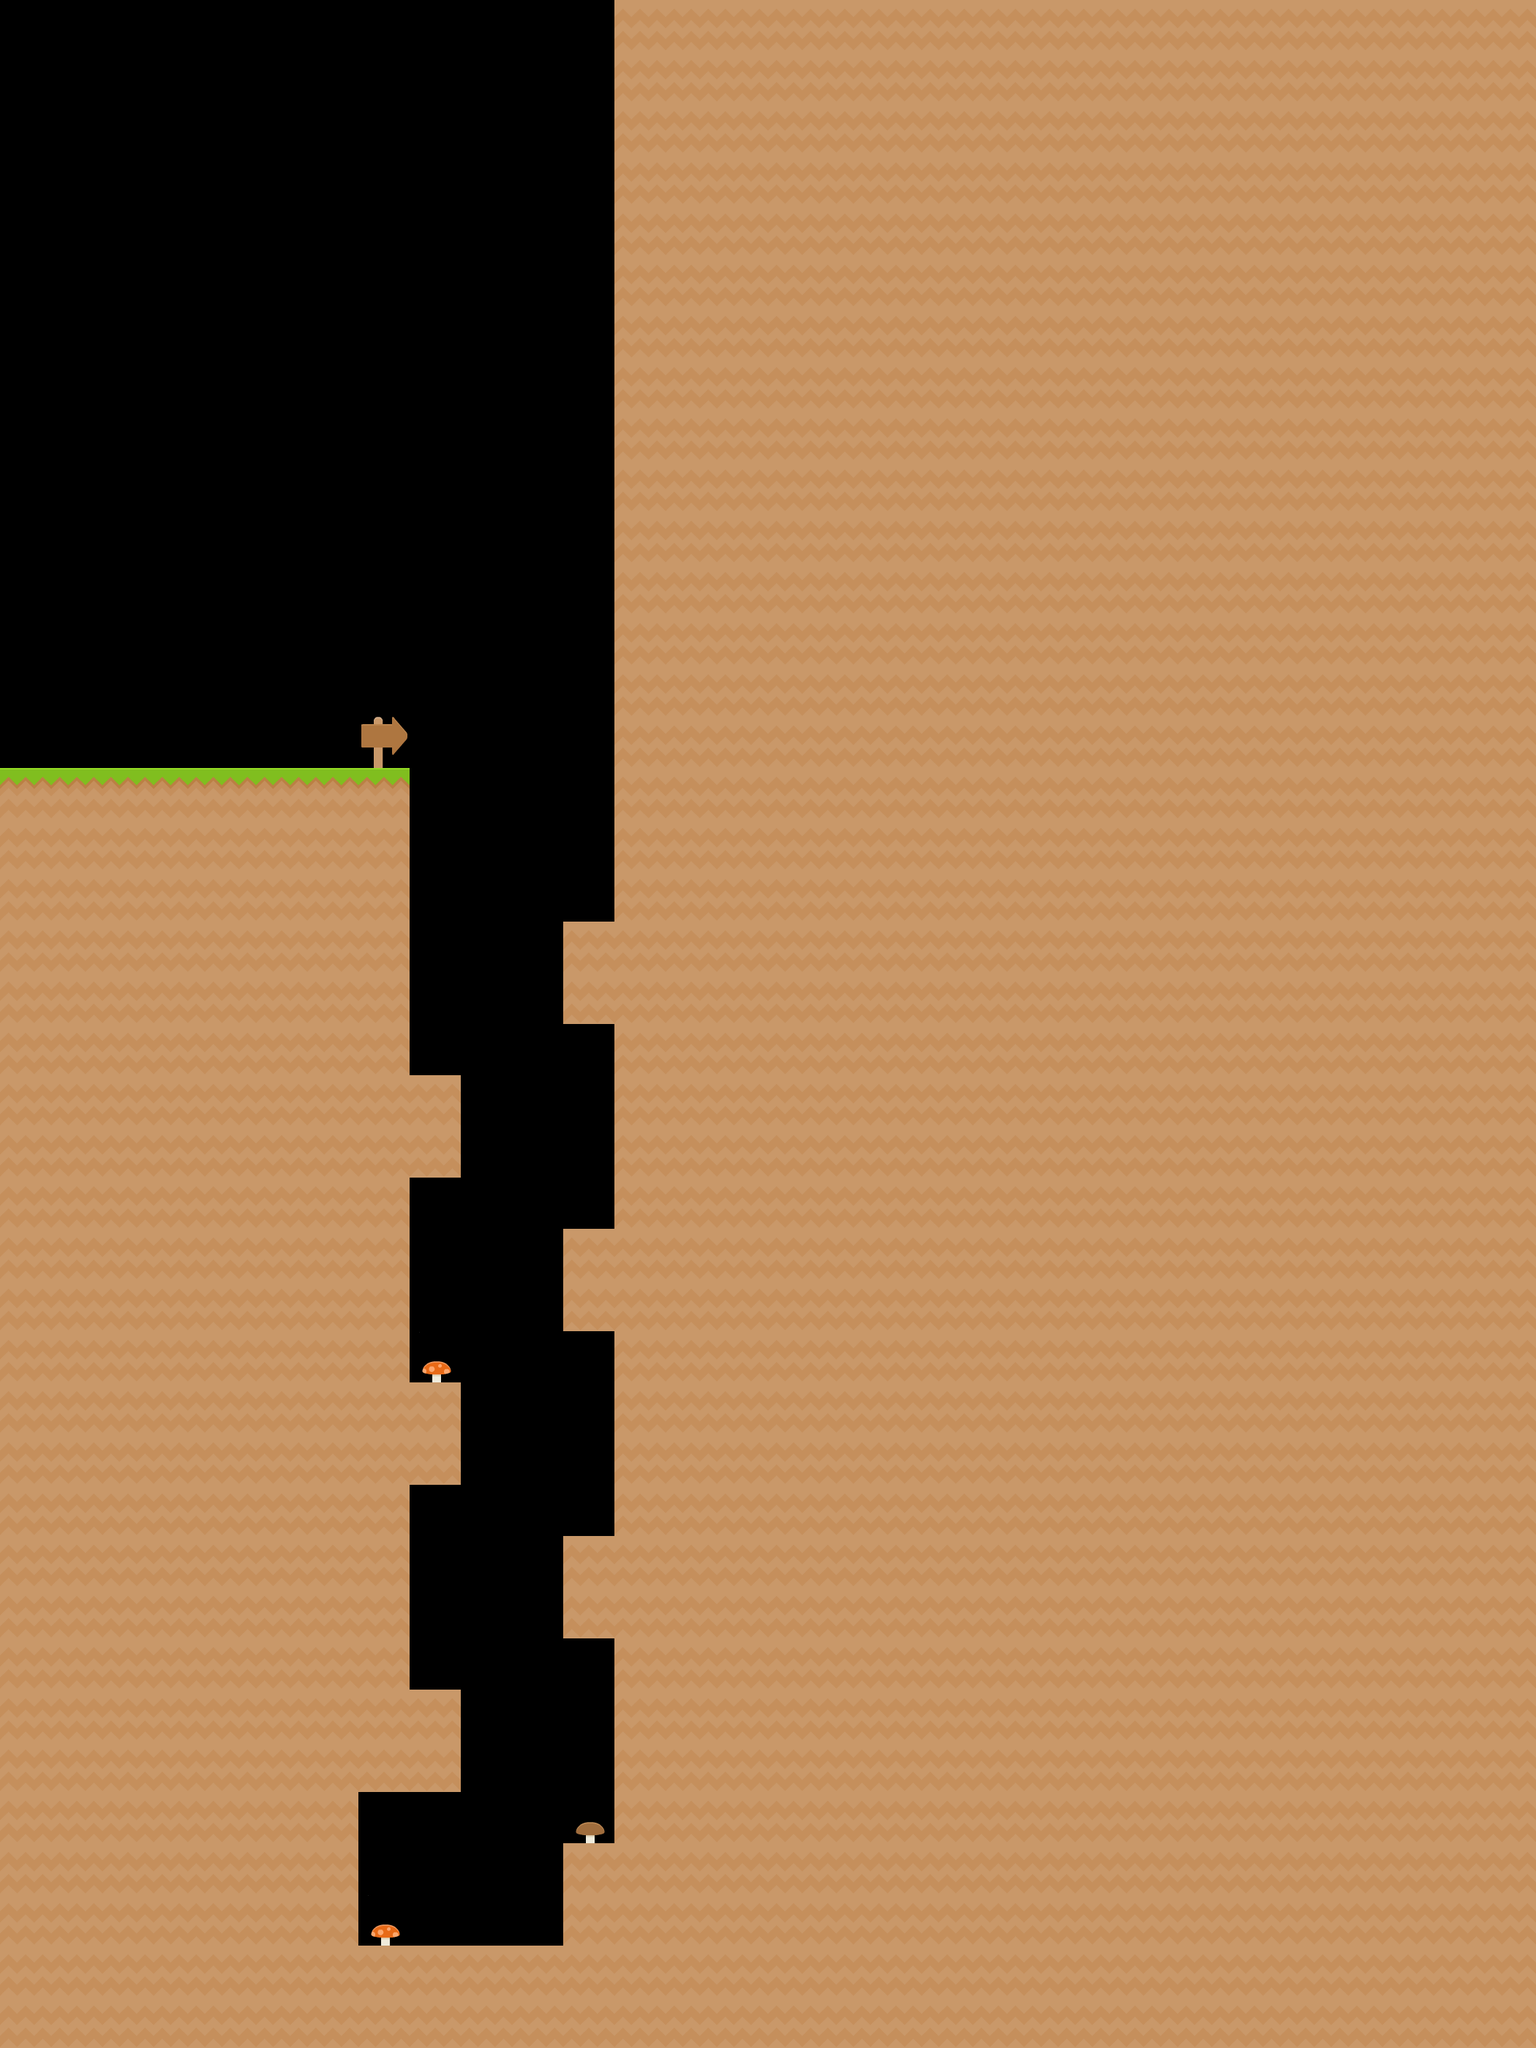

Rendered tile map (Tiled .tmx) drawn with the repository's tilesets; below, a short description and the map source with its tile grids summarised:
An orthogonal 30x40 tile map with 70x70 px tiles, 2 tile layers (Background, Platforms), 2 tilesets and 5 objects (2x Slime, Player, Gem, Exit).

<map version="1.0" orientation="orthogonal" width="30" height="40" tilewidth="70" tileheight="70">
 <tileset firstgid="1" name="BaseTiles" tilewidth="70" tileheight="70" spacing="2">
  <image source="../Textures/Tileset/base_tiles_spritesheet.png" width="914" height="936" />
 </tileset>
 <tileset firstgid="157" name="Items" tilewidth="70" tileheight="70" spacing="2">
  <image source="../Textures/Tileset/items_spritesheet.png" width="576" height="576" />
 </tileset>
 <layer name="Background" width="30" height="40">
  <data>[1200 cells, 38 non-empty, 4 distinct tile ids]</data>
 </layer>
 <layer name="Platforms" width="30" height="40">
  <data>[1200 cells, 931 non-empty, 3 distinct tile ids]</data>
 </layer>
 <objectgroup name="Spawns" width="30" height="40">
  <object name="Player" type="Player" x="560" y="2590" width="70" height="70" />
  <object name="Slime" type="Slime" x="630" y="980" width="70" height="70">
   <properties>
    <property name="jumpHeight" value="24" />
   </properties>
  </object>
  <object name="Slime" type="Slime" x="700" y="980" width="70" height="70">
   <properties>
    <property name="jumpHeight" value="24" />
   </properties>
  </object>
 </objectgroup>
 <objectgroup name="Objects" width="30" height="40">
  <object name="Gem" type="Gem" gid="191" x="1960" y="1050" />
  <object name="Exit" type="Exit" gid="65" x="210" y="1050" />
 </objectgroup>
</map>